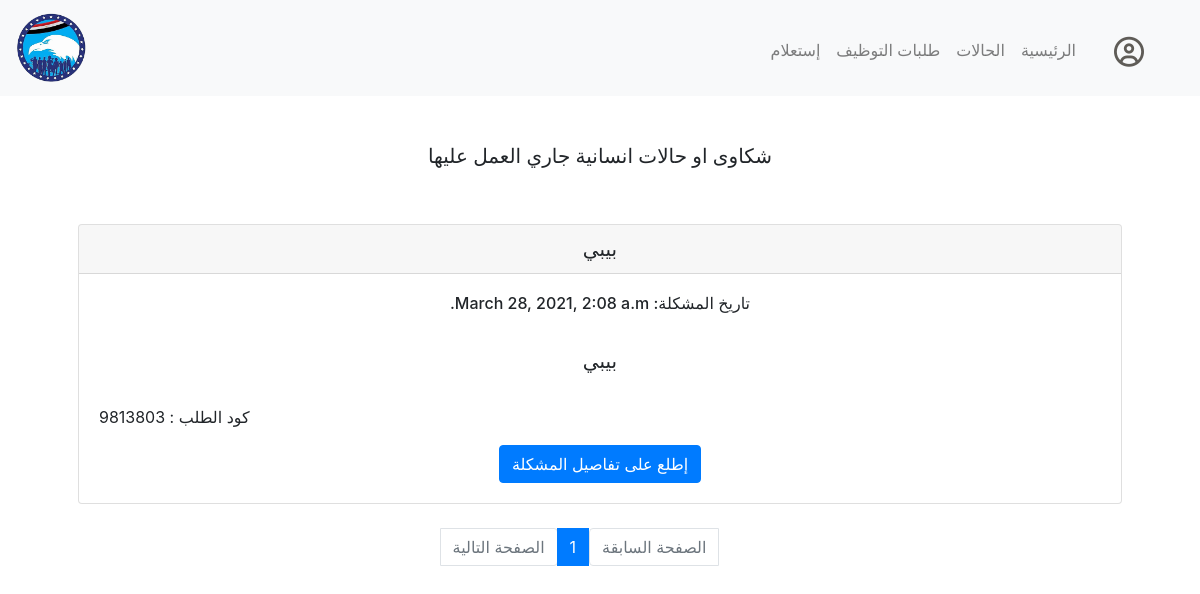
Page /ongoingcases (signed in) on the committed database.
### inhouse/models.py (models this page shows)
class Cases(models.Model):
    caseCode = models.CharField(max_length=12)
    casePersonaId = models.ForeignKey(Person, on_delete=models.CASCADE, related_name="complain")
    caseScannedDocs = models.FileField()
    caseTitle = models.CharField(max_length=64)
    caseDetails = models.TextField()
    caseStatus = models.CharField(max_length=20)
    caseDate = models.DateTimeField()
    caseResponsible = models.ForeignKey(settings.AUTH_USER_MODEL, on_delete=models.CASCADE, related_name="responsible")

### inhouse/views.py (the view)
# urls.py: path("ongoingcases", views.ongoingcases, name="ongoingcases"),
def ongoingcases(request):
    if not request.user.is_authenticated:
        return HttpResponseRedirect(reverse("login"))
    cases_list = Cases.objects.all().order_by('-id')
    paginator = Paginator(cases_list, 5)
    try:
        page = int(request.GET.get('page', '1'))
    except:
        page = 1
    try:
        cases = paginator.page(page)
    except(EmptyPage, InvalidPage):
        cases = paginator.page(paginator.num_pages)
    return render(request, "inhouse/ongoingcases.html", {
        "cases" : cases
    })

### inhouse/templates/inhouse/ongoingcases.html (shortened to what this page needs)
{% extends "inhouse/layout.html" %}
{% block main %}
{% if cases %}
<h5>شكاوى او حالات انسانية جاري العمل عليها</h5>
        {% for case in cases.object_list %}
        {% if case.caseStatus == 'ongoing' %}
        <br><br>
        <div class="card">
            <h5 class="card-header">{{case.caseTitle}}</h5>
            <div class="card-body">
              <h6 dir="rtl" class="card-title">تاريخ المشكلة: {{case.caseDate}}</h6>
              <br>
              <h5 class="card-text">{{ case.caseDetails|linebreaksbr }}</h5>
              <br>
              <p class="text-left"> كود الطلب : {{case.caseCode}}</p>
              <a href="{% url 'case' case.caseCode %}" class="btn btn-primary">إطلع على تفاصيل المشكلة</a>
            </div>
          </div>
        {% endif %}
        {% endfor %}
{% else %}
<h5>لا يوجد حالات جاري العمل عليها</h5>
{% endif %}
<br>
<nav aria-label="Page navigation example ">
    <ul dir="rtl" class="pagination justify-content-center">
       {% if cases.has_previous %}
      <li class="page-item"><a class="page-link" href="?page={{ cases.previous_page_number}}">الصفحة السابقة</a></li>
      {% else %}
      <li class="page-item disabled"><a class="page-link disabled" aria-disabled="true" href="#">الصفحة السابقة</a></li>
      {% endif %}
      {% for pg in cases.paginator.page_range %}
      {% if cases.number == pg %}
      <li class="page-item active"><a class="page-link" href="?page={{pg}}">{{pg}}</a></li>
      {% else %}
      <li class="page-item"><a class="page-link" href="?page={{pg}}">{{pg}}</a></li>
      {% endif %}
      {% endfor %}
      {% if cases.has_next %}
      <li class="page-item"><a class="page-link" href="?page={{ cases.next_page_number}}">الصفحة التالية</a></li>
      {% else %}
      <li class="page-item disabled"><a class="page-link disabled" aria-disabled="true" href="#">الصفحة التالية</a></li>
      {% endif %}
    </ul>
  </nav>
{% endblock %}

### rows in the picture
Cases: caseTitle "بيبي", caseDate "March 28, 2021, 2:08 a.m.", caseDetails "بيبي", caseCode "9813803"

### other values in the picture
{{ pg }} "1"
